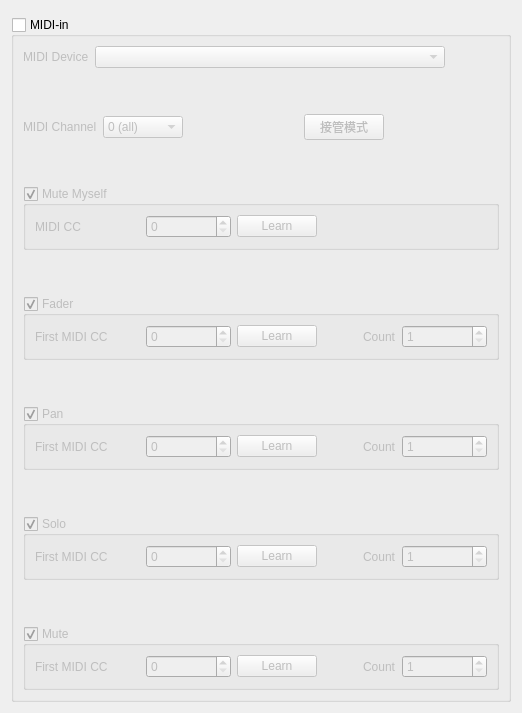
     <widget class="QWidget" name="tab_3_midi">
      <attribute name="title">
       <string>MIDI Control</string>
      </attribute>
      <layout class="QVBoxLayout" name="verticalLayout_18">
       <item>
        <widget class="QWidget" name="wdgMidiDeviceContainer" native="true">
         <layout class="QHBoxLayout" name="horizontalLayout_midiDevice">
          <property name="leftMargin">
           <number>0</number>
          </property>
          <property name="topMargin">
           <number>0</number>
          </property>
          <property name="rightMargin">
           <number>0</number>
          </property>
          <property name="bottomMargin">
           <number>0</number>
          </property>
         </layout>
        </widget>
       </item>
       <item>
        <widget class="QGroupBox" name="grbMidiControls">
         <property name="title">
          <string>MIDI-in</string>
         </property>
         <property name="checkable">
          <bool>true</bool>
         </property>
         <property name="checked">
          <bool>false</bool>
         </property>
         <layout class="QGridLayout" name="gridLayout">
          <item row="2" column="0">
           <layout class="QHBoxLayout" name="horizontalLayout_17">
            <item>
             <widget class="QLabel" name="lblChannel">
              <property name="maximumSize">
               <size>
                <width>200</width>
                <height>16777215</height>
               </size>
              </property>
              <property name="font">
               <font>
                <weight>50</weight>
                <bold>false</bold>
               </font>
              </property>
              <property name="text">
               <string>MIDI Channel</string>
              </property>
             </widget>
            </item>
            <item>
             <widget class="QComboBox" name="cbxChannel">
              <property name="minimumSize">
               <size>
                <width>80</width>
                <height>0</height>
               </size>
              </property>
              <property name="maximumSize">
               <size>
                <width>80</width>
                <height>16777215</height>
               </size>
              </property>
              <property name="font">
               <font>
                <weight>50</weight>
                <bold>false</bold>
               </font>
              </property>
              <item>
               <property name="text">
                <string>0 (all)</string>
               </property>
              </item>
              <item>
               <property name="text">
                <string>1</string>
               </property>
              </item>
              <item>
               <property name="text">
                <string>2</string>
               </property>
              </item>
              <item>
               <property name="text">
                <string>3</string>
               </property>
              </item>
              <item>
               <property name="text">
                <string>4</string>
               </property>
              </item>
              <item>
               <property name="text">
                <string>5</string>
               </property>
              </item>
              <item>
               <property name="text">
                <string>6</string>
               </property>
              </item>
              <item>
               <property name="text">
                <string>7</string>
               </property>
              </item>
              <item>
               <property name="text">
                <string>8</string>
               </property>
              </item>
              <item>
               <property name="text">
                <string>9</string>
               </property>
              </item>
              <item>
               <property name="text">
                <string>10</string>
               </property>
              </item>
              <item>
               <property name="text">
                <string>11</string>
               </property>
              </item>
              <item>
               <property name="text">
                <string>12</string>
               </property>
              </item>
              <item>
               <property name="text">
                <string>13</string>
               </property>
              </item>
              <item>
               <property name="text">
                <string>14</string>
               </property>
              </item>
              <item>
               <property name="text">
                <string>15</string>
               </property>
              </item>
              <item>
               <property name="text">
                <string>16</string>
               </property>
              </item>
             </widget>
            </item>
            <item>
             <spacer name="horizontalSpacer_15">
              <property name="orientation">
               <enum>Qt::Horizontal</enum>
              </property>
              <property name="sizeHint" stdset="0">
               <size>
                <width>40</width>
                <height>20</height>
               </size>
              </property>
             </spacer>
            </item>
            <item>
             <widget class="QPushButton" name="chbMIDIPickupMode">
              <property name="checkable">
                 <bool>true</bool>
                </property>
                <property name="autoDefault">
                 <bool>false</bool>
                </property>
                <property name="text">
               <string>接管模式</string>
              </property>
             </widget>
            </item>
            <item>
             <spacer name="horizontalSpacer_18">
              <property name="orientation">
               <enum>Qt::Horizontal</enum>
              </property>
              <property name="sizeHint" stdset="0">
               <size>
                <width>40</width>
                <height>20</height>
               </size>
              </property>
             </spacer>
            </item>
           </layout>
          </item>
          <item row="4" column="0">
           <widget class="QGroupBox" name="grbMidiMuteMyself">
            <property name="font">
             <font>
              <weight>50</weight>
              <bold>false</bold>
             </font>
            </property>
            <property name="title">
             <string>Mute Myself</string>
            </property>
            <property name="checkable">
             <bool>true</bool>
            </property>
            <layout class="QHBoxLayout" name="horizontalLayout_20">
             <item>
              <layout class="QHBoxLayout" name="horizontalLayout_16">
               <item>
                <widget class="QLabel" name="lblMuteMyselfCC">
                 <property name="minimumSize">
                  <size>
                   <width>105</width>
                   <height>0</height>
                  </size>
                 </property>
                 <property name="font">
                  <font>
                   <weight>50</weight>
                   <bold>false</bold>
                  </font>
                 </property>
                 <property name="text">
                  <string>MIDI CC</string>
                 </property>
                </widget>
               </item>
               <item>
                <widget class="QSpinBox" name="spnMuteMyself">
                 <property name="minimumSize">
                  <size>
                   <width>85</width>
                   <height>0</height>
                  </size>
                 </property>
                 <property name="font">
                  <font>
                   <weight>50</weight>
                   <bold>false</bold>
                  </font>
                 </property>
                 <property name="minimum">
                  <number>0</number>
                 </property>
                 <property name="maximum">
                  <number>127</number>
                 </property>
                </widget>
               </item>
               <item>
                <widget class="QPushButton" name="butLearnMuteMyself">
                 <property name="font">
                  <font>
                   <weight>50</weight>
                   <bold>false</bold>
                  </font>
                 </property>
                 <property name="text">
                  <string>Learn</string>
                 </property>
                 <property name="autoDefault">
                  <bool>false</bool>
                 </property>
                </widget>
               </item>
               <item>
                <spacer name="horizontalSpacer_17">
                 <property name="orientation">
                  <enum>Qt::Horizontal</enum>
                 </property>
                 <property name="sizeHint" stdset="0">
                  <size>
                   <width>40</width>
                   <height>20</height>
                  </size>
                 </property>
                </spacer>
               </item>
              </layout>
             </item>
            </layout>
           </widget>
          </item>
          <item row="3" column="0">
           <spacer name="verticalSpacer_18">
            <property name="orientation">
             <enum>Qt::Vertical</enum>
            </property>
            <property name="sizeHint" stdset="0">
             <size>
              <width>20</width>
              <height>40</height>
             </size>
            </property>
           </spacer>
          </item>
          <item row="5" column="0">
           <spacer name="verticalSpacer_17">
            <property name="orientation">
             <enum>Qt::Vertical</enum>
            </property>
            <property name="sizeHint" stdset="0">
             <size>
              <width>20</width>
              <height>40</height>
             </size>
            </property>
           </spacer>
          </item>
          <item row="6" column="0">
           <layout class="QGridLayout" name="gridLayoutMain">
            <item row="3" column="0">
             <spacer name="verticalSpacer_14">
              <property name="orientation">
               <enum>Qt::Vertical</enum>
              </property>
              <property name="sizeHint" stdset="0">
               <size>
                <width>20</width>
                <height>40</height>
               </size>
              </property>
             </spacer>
            </item>
            <item row="0" column="0">
             <widget class="QGroupBox" name="grbMidiFader">
              <property name="font">
               <font>
                <weight>50</weight>
                <bold>false</bold>
               </font>
              </property>
              <property name="title">
               <string>Fader</string>
              </property>
              <property name="checkable">
               <bool>true</bool>
              </property>
              <layout class="QHBoxLayout" name="horizontalLayout_19">
               <item>
                <layout class="QHBoxLayout" name="horizontalLayout_11">
                 <item>
                  <widget class="QLabel" name="lblFaderOffset">
                   <property name="minimumSize">
                    <size>
                     <width>105</width>
                     <height>0</height>
                    </size>
                   </property>
                   <property name="font">
                    <font>
                     <weight>50</weight>
                     <bold>false</bold>
                    </font>
                   </property>
                   <property name="text">
                    <string>First MIDI CC</string>
                   </property>
                  </widget>
                 </item>
                 <item>
                  <widget class="QSpinBox" name="spnFaderOffset">
                   <property name="minimumSize">
                    <size>
                     <width>85</width>
                     <height>0</height>
                    </size>
                   </property>
                   <property name="font">
                    <font>
                     <weight>50</weight>
                     <bold>false</bold>
                    </font>
                   </property>
                   <property name="maximum">
                    <number>127</number>
                   </property>
                  </widget>
                 </item>
                 <item>
                  <widget class="QPushButton" name="butLearnFaderOffset">
                   <property name="font">
                    <font>
                     <weight>50</weight>
                     <bold>false</bold>
                    </font>
                   </property>
                   <property name="text">
                    <string>Learn</string>
                   </property>
                   <property name="autoDefault">
                    <bool>false</bool>
                   </property>
                  </widget>
                 </item>
                 <item>
                  <spacer name="horizontalSpacer_11">
                   <property name="orientation">
                    <enum>Qt::Horizontal</enum>
                   </property>
                   <property name="sizeHint" stdset="0">
                    <size>
                     <width>40</width>
                     <height>20</height>
                    </size>
                   </property>
                  </spacer>
                 </item>
                 <item>
                  <widget class="QLabel" name="lblFaderCount">
                   <property name="font">
                    <font>
                     <weight>50</weight>
                     <bold>false</bold>
                    </font>
                   </property>
                   <property name="text">
                    <string>Count</string>
                   </property>
                  </widget>
                 </item>
                 <item>
                  <widget class="QSpinBox" name="spnFaderCount">
                   <property name="minimumSize">
                    <size>
                     <width>85</width>
                     <height>0</height>
                    </size>
                   </property>
                   <property name="font">
                    <font>
                     <weight>50</weight>
                     <bold>false</bold>
                    </font>
                   </property>
                   <property name="minimum">
                    <number>1</number>
                   </property>
                   <property name="maximum">
                    <number>127</number>
                   </property>
                  </widget>
                 </item>
                </layout>
               </item>
              </layout>
             </widget>
            </item>
            <item row="6" column="0">
             <widget class="QGroupBox" name="grbMidiMute">
              <property name="font">
               <font>
                <weight>50</weight>
                <bold>false</bold>
               </font>
              </property>
              <property name="title">
               <string>Mute</string>
              </property>
              <property name="checkable">
               <bool>true</bool>
              </property>
              <layout class="QHBoxLayout" name="horizontalLayout_18">
               <item>
                <layout class="QHBoxLayout" name="horizontalLayout_15">
                 <item>
                  <widget class="QLabel" name="lblMuteOffset">
                   <property name="minimumSize">
                    <size>
                     <width>105</width>
                     <height>0</height>
                    </size>
                   </property>
                   <property name="font">
                    <font>
                     <weight>50</weight>
                     <bold>false</bold>
                    </font>
                   </property>
                   <property name="text">
                    <string>First MIDI CC</string>
                   </property>
                  </widget>
                 </item>
                 <item>
                  <widget class="QSpinBox" name="spnMuteOffset">
                   <property name="minimumSize">
                    <size>
                     <width>85</width>
                     <height>0</height>
                    </size>
                   </property>
                   <property name="font">
                    <font>
                     <weight>50</weight>
                     <bold>false</bold>
                    </font>
                   </property>
                   <property name="maximum">
                    <number>127</number>
                   </property>
                  </widget>
                 </item>
                 <item>
                  <widget class="QPushButton" name="butLearnMuteOffset">
                   <property name="font">
                    <font>
                     <weight>50</weight>
                     <bold>false</bold>
                    </font>
                   </property>
                   <property name="text">
                    <string>Learn</string>
                   </property>
                   <property name="autoDefault">
                    <bool>false</bool>
                   </property>
                  </widget>
                 </item>
                 <item>
                  <spacer name="horizontalSpacer_14">
                   <property name="orientation">
                    <enum>Qt::Horizontal</enum>
                   </property>
                   <property name="sizeHint" stdset="0">
                    <size>
                     <width>40</width>
                     <height>20</height>
                    </size>
                   </property>
                  </spacer>
                 </item>
                 <item>
                  <widget class="QLabel" name="lblMuteCount">
                   <property name="font">
                    <font>
                     <weight>50</weight>
                     <bold>false</bold>
                    </font>
                   </property>
                   <property name="text">
                    <string>Count</string>
                   </property>
                  </widget>
                 </item>
                 <item>
                  <widget class="QSpinBox" name="spnMuteCount">
                   <property name="minimumSize">
                    <size>
                     <width>85</width>
                     <height>0</height>
                    </size>
                   </property>
                   <property name="font">
                    <font>
                     <weight>50</weight>
                     <bold>false</bold>
                    </font>
                   </property>
                   <property name="minimum">
                    <number>1</number>
                   </property>
                   <property name="maximum">
                    <number>127</number>
                   </property>
                  </widget>
                 </item>
                </layout>
               </item>
              </layout>
             </widget>
            </item>
            <item row="1" column="0">
             <spacer name="verticalSpacer_12">
              <property name="orientation">
               <enum>Qt::Vertical</enum>
              </property>
              <property name="sizeHint" stdset="0">
               <size>
                <width>20</width>
                <height>40</height>
               </size>
              </property>
             </spacer>
            </item>
            <item row="4" column="0">
             <widget class="QGroupBox" name="grbMidiSolo">
              <property name="font">
               <font>
                <weight>50</weight>
                <bold>false</bold>
               </font>
              </property>
              <property name="title">
               <string>Solo</string>
              </property>
              <property name="checkable">
               <bool>true</bool>
              </property>
              <layout class="QHBoxLayout" name="horizontalLayout_21">
               <item>
                <layout class="QHBoxLayout" name="horizontalLayout_14">
                 <item>
                  <widget class="QLabel" name="lblSoloOffset">
                   <property name="minimumSize">
                    <size>
                     <width>105</width>
                     <height>0</height>
                    </size>
                   </property>
                   <property name="font">
                    <font>
                     <weight>50</weight>
                     <bold>false</bold>
                    </font>
                   </property>
                   <property name="text">
                    <string>First MIDI CC</string>
                   </property>
                  </widget>
                 </item>
                 <item>
                  <widget class="QSpinBox" name="spnSoloOffset">
                   <property name="minimumSize">
                    <size>
                     <width>85</width>
                     <height>0</height>
                    </size>
                   </property>
                   <property name="font">
                    <font>
                     <weight>50</weight>
                     <bold>false</bold>
                    </font>
                   </property>
                   <property name="maximum">
                    <number>127</number>
                   </property>
                  </widget>
                 </item>
                 <item>
                  <widget class="QPushButton" name="butLearnSoloOffset">
                   <property name="font">
                    <font>
                     <weight>50</weight>
                     <bold>false</bold>
                    </font>
                   </property>
                   <property name="text">
                    <string>Learn</string>
                   </property>
                   <property name="autoDefault">
                    <bool>false</bool>
                   </property>
                  </widget>
                 </item>
                 <item>
                  <spacer name="horizontalSpacer_13">
                   <property name="orientation">
                    <enum>Qt::Horizontal</enum>
                   </property>
                   <property name="sizeHint" stdset="0">
                    <size>
                     <width>40</width>
                     <height>20</height>
                    </size>
                   </property>
                  </spacer>
                 </item>
                 <item>
                  <widget class="QLabel" name="lblSoloCount">
                   <property name="font">
                    <font>
                     <weight>50</weight>
                     <bold>false</bold>
                    </font>
                   </property>
                   <property name="text">
                    <string>Count</string>
                   </property>
                  </widget>
                 </item>
                 <item>
                  <widget class="QSpinBox" name="spnSoloCount">
                   <property name="minimumSize">
                    <size>
                     <width>85</width>
                     <height>0</height>
                    </size>
                   </property>
                   <property name="font">
                    <font>
                     <weight>50</weight>
                     <bold>false</bold>
                    </font>
                   </property>
                   <property name="minimum">
                    <number>1</number>
                   </property>
                   <property name="maximum">
                    <number>127</number>
                   </property>
                  </widget>
                 </item>
                </layout>
               </item>
              </layout>
             </widget>
            </item>
            <item row="2" column="0">
             <widget class="QGroupBox" name="grbMidiPan">
              <property name="font">
               <font>
                <weight>50</weight>
                <bold>false</bold>
               </font>
              </property>
              <property name="title">
               <string>Pan</string>
              </property>
              <property name="checkable">
               <bool>true</bool>
              </property>
              <layout class="QHBoxLayout" name="horizontalLayout_22">
               <item>
                <layout class="QHBoxLayout" name="horizontalLayout_13">
                 <item>
                  <widget class="QLabel" name="lblPanOffset">
                   <property name="minimumSize">
                    <size>
                     <width>105</width>
                     <height>0</height>
                    </size>
                   </property>
                   <property name="font">
                    <font>
                     <weight>50</weight>
                     <bold>false</bold>
                    </font>
                   </property>
                   <property name="text">
                    <string>First MIDI CC</string>
                   </property>
                  </widget>
                 </item>
                 <item>
                  <widget class="QSpinBox" name="spnPanOffset">
                   <property name="minimumSize">
                    <size>
                     <width>85</width>
                     <height>0</height>
                    </size>
                   </property>
                   <property name="font">
                    <font>
                     <weight>50</weight>
                     <bold>false</bold>
                    </font>
                   </property>
                   <property name="maximum">
                    <number>127</number>
                   </property>
                  </widget>
                 </item>
                 <item>
                  <widget class="QPushButton" name="butLearnPanOffset">
                   <property name="font">
                    <font>
                     <weight>50</weight>
                     <bold>false</bold>
                    </font>
                   </property>
                   <property name="text">
                    <string>Learn</string>
                   </property>
                   <property name="autoDefault">
                    <bool>false</bool>
                   </property>
                  </widget>
                 </item>
                 <item>
                  <spacer name="horizontalSpacer_12">
                   <property name="orientation">
                    <enum>Qt::Horizontal</enum>
                   </property>
                   <property name="sizeHint" stdset="0">
                    <size>
                     <width>40</width>
                     <height>20</height>
                    </size>
                   </property>
                  </spacer>
                 </item>
                 <item>
                  <widget class="QLabel" name="lblPanCount">
                   <property name="font">
                    <font>
                     <weight>50</weight>
                     <bold>false</bold>
                    </font>
                   </property>
                   <property name="text">
                    <string>Count</string>
                   </property>
                  </widget>
                 </item>
                 <item>
                  <widget class="QSpinBox" name="spnPanCount">
                   <property name="minimumSize">
                    <size>
                     <width>85</width>
                     <height>0</height>
                    </size>
                   </property>
                   <property name="font">
                    <font>
                     <weight>50</weight>
                     <bold>false</bold>
                    </font>
                   </property>
                   <property name="minimum">
                    <number>1</number>
                   </property>
                   <property name="maximum">
                    <number>127</number>
                   </property>
                  </widget>
                 </item>
                </layout>
               </item>
              </layout>
             </widget>
            </item>
            <item row="5" column="0">
             <spacer name="verticalSpacer_16">
              <property name="orientation">
               <enum>Qt::Vertical</enum>
              </property>
              <property name="sizeHint" stdset="0">
               <size>
                <width>20</width>
                <height>40</height>
               </size>
              </property>
             </spacer>
            </item>
           </layout>
          </item>
          <item row="0" column="0">
           <layout class="QHBoxLayout" name="horizontalLayout_23">
            <item>
             <widget class="QLabel" name="lblMidiDevice">
              <property name="text">
               <string>MIDI Device</string>
              </property>
             </widget>
            </item>
            <item>
             <widget class="QComboBox" name="cbxMidiDevice">
              <property name="minimumSize">
               <size>
                <width>350</width>
                <height>0</height>
               </size>
              </property>
             </widget>
            </item>
            <item>
             <spacer name="horizontalSpacer_16">
              <property name="orientation">
               <enum>Qt::Horizontal</enum>
              </property>
              <property name="sizeHint" stdset="0">
               <size>
                <width>40</width>
                <height>20</height>
               </size>
              </property>
             </spacer>
            </item>
           </layout>
          </item>
          <item row="1" column="0">
           <spacer name="verticalSpacer_19">
            <property name="orientation">
             <enum>Qt::Vertical</enum>
            </property>
            <property name="sizeHint" stdset="0">
             <size>
              <width>20</width>
              <height>40</height>
             </size>
            </property>
           </spacer>
          </item>
         </layout>
        </widget>
       </item>
      </layout>
     </widget>
